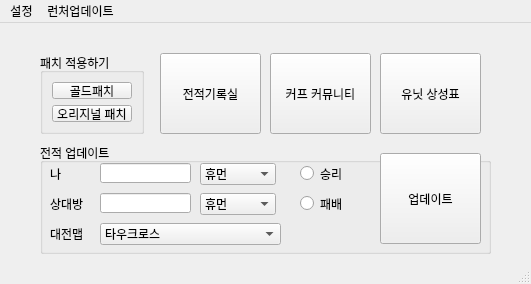
<?xml version="1.0" encoding="UTF-8"?>
<ui version="4.0">
 <class>MainWindow</class>
 <widget class="QMainWindow" name="MainWindow">
  <property name="geometry">
   <rect>
    <x>0</x>
    <y>0</y>
    <width>531</width>
    <height>284</height>
   </rect>
  </property>
  <property name="windowTitle">
   <string>킹덤언더파이어 런처</string>
  </property>
  <widget class="QWidget" name="centralwidget">
   <widget class="QPushButton" name="cafe">
    <property name="geometry">
     <rect>
      <x>270</x>
      <y>30</y>
      <width>101</width>
      <height>81</height>
     </rect>
    </property>
    <property name="text">
     <string>커프 커뮤니티</string>
    </property>
   </widget>
   <widget class="QGroupBox" name="groupBox">
    <property name="geometry">
     <rect>
      <x>40</x>
      <y>120</y>
      <width>451</width>
      <height>111</height>
     </rect>
    </property>
    <property name="title">
     <string>전적 업데이트</string>
    </property>
    <widget class="QPushButton" name="update">
     <property name="geometry">
      <rect>
       <x>340</x>
       <y>10</y>
       <width>101</width>
       <height>91</height>
      </rect>
     </property>
     <property name="text">
      <string>업데이트</string>
     </property>
    </widget>
    <widget class="QComboBox" name="myrace">
     <property name="geometry">
      <rect>
       <x>160</x>
       <y>20</y>
       <width>76</width>
       <height>22</height>
      </rect>
     </property>
     <item>
      <property name="text">
       <string>휴먼</string>
      </property>
     </item>
     <item>
      <property name="text">
       <string>데빌</string>
      </property>
     </item>
    </widget>
    <widget class="QLineEdit" name="myname">
     <property name="geometry">
      <rect>
       <x>60</x>
       <y>20</y>
       <width>91</width>
       <height>20</height>
      </rect>
     </property>
    </widget>
    <widget class="QLineEdit" name="yourname">
     <property name="geometry">
      <rect>
       <x>60</x>
       <y>50</y>
       <width>91</width>
       <height>20</height>
      </rect>
     </property>
    </widget>
    <widget class="QComboBox" name="yourace">
     <property name="geometry">
      <rect>
       <x>160</x>
       <y>50</y>
       <width>76</width>
       <height>22</height>
      </rect>
     </property>
     <item>
      <property name="text">
       <string>휴먼</string>
      </property>
     </item>
     <item>
      <property name="text">
       <string>데빌</string>
      </property>
     </item>
    </widget>
    <widget class="QLabel" name="label_2">
     <property name="geometry">
      <rect>
       <x>10</x>
       <y>50</y>
       <width>41</width>
       <height>21</height>
      </rect>
     </property>
     <property name="text">
      <string>상대방</string>
     </property>
    </widget>
    <widget class="QLabel" name="label_3">
     <property name="geometry">
      <rect>
       <x>10</x>
       <y>20</y>
       <width>41</width>
       <height>21</height>
      </rect>
     </property>
     <property name="frameShape">
      <enum>QFrame::NoFrame</enum>
     </property>
     <property name="text">
      <string>나</string>
     </property>
    </widget>
    <widget class="QRadioButton" name="win">
     <property name="geometry">
      <rect>
       <x>260</x>
       <y>20</y>
       <width>51</width>
       <height>21</height>
      </rect>
     </property>
     <property name="tabletTracking">
      <bool>false</bool>
     </property>
     <property name="text">
      <string>승리</string>
     </property>
    </widget>
    <widget class="QRadioButton" name="lose">
     <property name="geometry">
      <rect>
       <x>260</x>
       <y>50</y>
       <width>51</width>
       <height>21</height>
      </rect>
     </property>
     <property name="text">
      <string>패배</string>
     </property>
    </widget>
    <widget class="QLabel" name="label_4">
     <property name="geometry">
      <rect>
       <x>10</x>
       <y>80</y>
       <width>41</width>
       <height>21</height>
      </rect>
     </property>
     <property name="text">
      <string>대전맵</string>
     </property>
    </widget>
    <widget class="QComboBox" name="comboBox">
     <property name="geometry">
      <rect>
       <x>60</x>
       <y>80</y>
       <width>181</width>
       <height>22</height>
      </rect>
     </property>
     <item>
      <property name="text">
       <string>타우크로스</string>
      </property>
     </item>
     <item>
      <property name="text">
       <string>데스티네이션</string>
      </property>
     </item>
    </widget>
   </widget>
   <widget class="QPushButton" name="balance">
    <property name="geometry">
     <rect>
      <x>380</x>
      <y>30</y>
      <width>101</width>
      <height>81</height>
     </rect>
    </property>
    <property name="text">
     <string>유닛 상성표</string>
    </property>
   </widget>
   <widget class="QGroupBox" name="groupBox_2">
    <property name="geometry">
     <rect>
      <x>40</x>
      <y>30</y>
      <width>104</width>
      <height>81</height>
     </rect>
    </property>
    <property name="title">
     <string>패치 적용하기</string>
    </property>
    <layout class="QVBoxLayout" name="verticalLayout">
     <item>
      <widget class="QPushButton" name="gold">
       <property name="text">
        <string>골드패치</string>
       </property>
      </widget>
     </item>
     <item>
      <widget class="QPushButton" name="original">
       <property name="text">
        <string>오리지널 패치</string>
       </property>
      </widget>
     </item>
    </layout>
   </widget>
   <widget class="QPushButton" name="rank">
    <property name="geometry">
     <rect>
      <x>160</x>
      <y>30</y>
      <width>101</width>
      <height>81</height>
     </rect>
    </property>
    <property name="text">
     <string>전적기록실</string>
    </property>
   </widget>
  </widget>
  <widget class="QMenuBar" name="menubar">
   <property name="geometry">
    <rect>
     <x>0</x>
     <y>0</y>
     <width>531</width>
     <height>21</height>
    </rect>
   </property>
   <widget class="QMenu" name="menu">
    <property name="title">
     <string>설정</string>
    </property>
    <addaction name="action_4"/>
    <addaction name="action_6"/>
   </widget>
   <widget class="QMenu" name="menu_2">
    <property name="title">
     <string>런처업데이트</string>
    </property>
    <addaction name="action_2"/>
    <addaction name="action_5"/>
   </widget>
   <addaction name="menu"/>
   <addaction name="menu_2"/>
  </widget>
  <widget class="QStatusBar" name="statusbar"/>
  <action name="action">
   <property name="text">
    <string>런처 업데이트</string>
   </property>
  </action>
  <action name="action_2">
   <property name="text">
    <string>런처 업데이트</string>
   </property>
  </action>
  <action name="action_3">
   <property name="text">
    <string>경로설정</string>
   </property>
  </action>
  <action name="action_4">
   <property name="text">
    <string>설치 경로설정</string>
   </property>
  </action>
  <action name="action_5">
   <property name="text">
    <string>런처 정보</string>
   </property>
  </action>
  <action name="action_6">
   <property name="text">
    <string>종료</string>
   </property>
  </action>
 </widget>
 <resources/>
 <connections/>
</ui>
